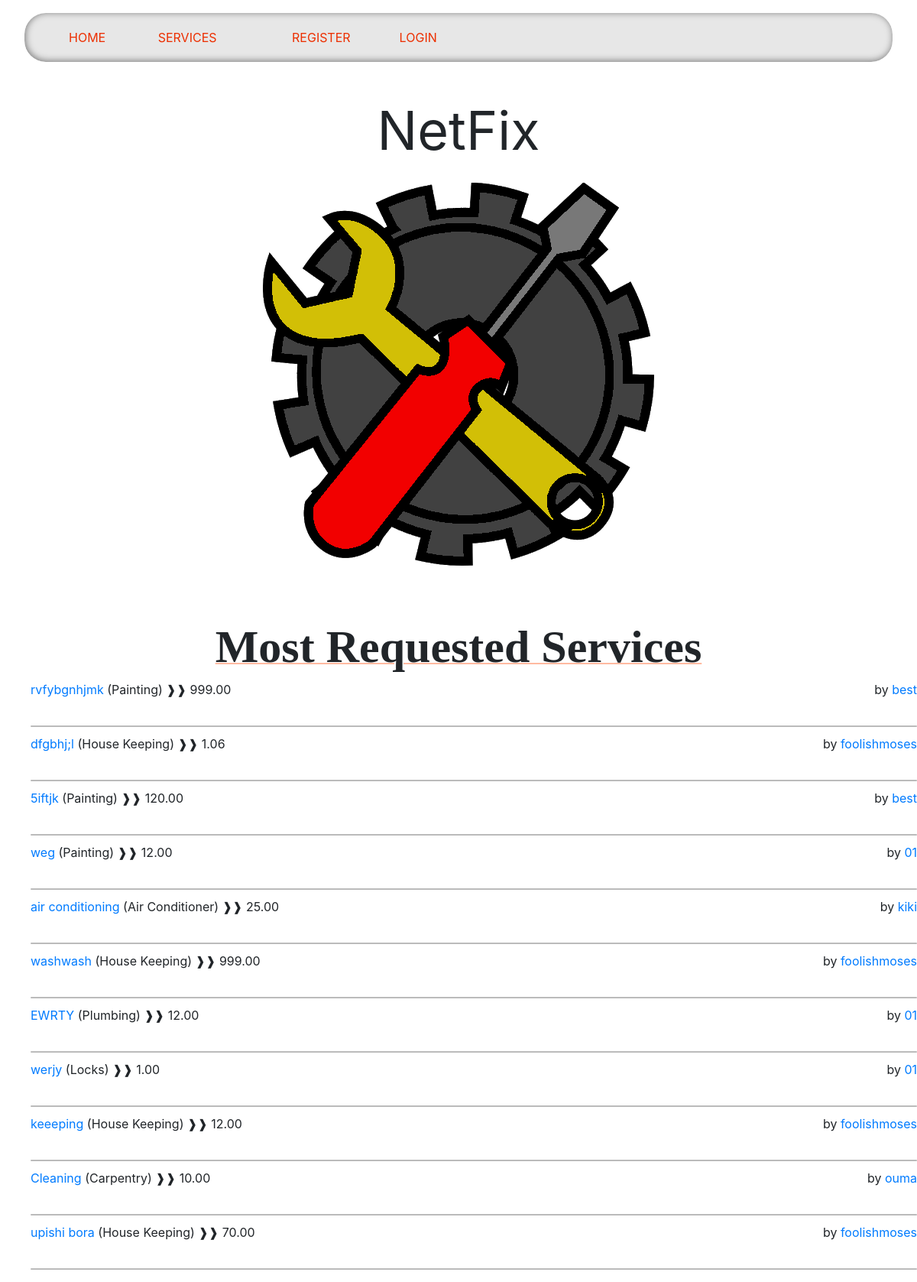
The page / on the database its author committed.
### services/models.py (models this page shows, shortened)
class RequestService(models.Model):
    service = models.ForeignKey(Service, on_delete=models.CASCADE)
    user = models.ForeignKey(Customer, on_delete=models.CASCADE)
    address = models.CharField(max_length=100)
    hours = models.IntegerField(
        validators=[MinValueValidator(0)]
    )
    date = models.DateTimeField(auto_now=True, null=False)

class Service(models.Model):
    company = models.ForeignKey(Company, on_delete=models.CASCADE)
    name = models.CharField(max_length=40)
    description = models.TextField()
    price_hour = models.DecimalField(decimal_places=2, max_digits=100)
    rating = models.IntegerField(validators=[MinValueValidator(
        0), MaxValueValidator(5)], default=0)
    choices = (
        ('Air Conditioner', 'Air Conditioner'),
        ('Carpentry', 'Carpentry'),
        ('Electricity', 'Electricity'),
        ('Gardening', 'Gardening'),
        ('Home Machines', 'Home Machines'),
        ('House Keeping', 'House Keeping'),
        ('Interior Design', 'Interior Design'),
        ('Locks', 'Locks'),
        ('Painting', 'Painting'),
        ('Plumbing', 'Plumbing'),
        ('Water Heaters', 'Water Heaters'),
    )
    field = models.CharField(max_length=30, blank=False,
                             null=False, choices=choices)
    date = models.DateTimeField(auto_now=True, null=False)

### users/models.py (models this page shows, shortened)
class Company(models.Model):
    user = models.OneToOneField(
        User, on_delete=models.CASCADE, primary_key=True)
    field = models.CharField(max_length=70, choices=(('Air Conditioner', 'Air Conditioner'),
                                                     ('All in One', 'All in One'),
                                                     ('Carpentry', 'Carpentry'),
                                                     ('Electricity',
                                                      'Electricity'),
                                                     ('Gardening', 'Gardening'),
                                                     ('Home Machines',
                                                      'Home Machines'),
                                                     ('House Keeping',
                                                      'House Keeping'),
                                                     ('Interior Design',
                                                      'Interior Design'),
                                                     ('Locks', 'Locks'),
                                                     ('Painting', 'Painting'),
                                                     ('Plumbing', 'Plumbing'),
                                                     ('Water Heaters', 'Water Heaters')), blank=False, null=False)
    rating = models.IntegerField(
        validators=[MaxValueValidator(5), MinValueValidator(0)], default=0)

class User(AbstractUser):
    is_company = models.BooleanField(default=False)
    is_customer = models.BooleanField(default=False)
    email = models.EmailField(unique=True)
    USERNAME_FIELD = 'email'
    REQUIRED_FIELDS = ['username']
    def __str__(self):
        return self.username

### main/views.py (the view)
# urls.py: path('', v.home, name='home'),
def home(request):
    service_counts = (
    RequestService.objects
    .values("service_id")
    .annotate(request_count=Count("id"))
    .order_by("-request_count")
)
    latest_service = (
    RequestService.objects
    .filter(service_id=OuterRef("service_id"))
    .order_by("-date")  # Get latest entry for each service_id
    .values("id")[:1]
)
    services = (
    RequestService.objects
    .filter(id__in=Subquery(latest_service))
    .annotate(request_count=Subquery(
        service_counts.filter(service_id=OuterRef("service_id")).values("request_count")[:1]
    ))
    .order_by("-request_count")
    .select_related("service")  # Fetch related service details
)
    for service in services:
        service.price = service.service.price_hour * service.hours
    return render(request, "main/home.html", {'services':services})

### main/templates/main/home.html (shortened to what this page needs)
{% extends 'main/base.html' %}
{% block content %}
<div style="margin-top: 50px">
  <p class="site_title">NetFix</p>
  <img class="home_logo" src="static/css/logo.png" alt="logo" />
</div>
<div>
  <h1 class="title">Most Requested Services</h1>
  <ul class="service_list">
    {% for service in services %}
    <div>
      <a href="/services/{{service.service.id}}">{{service.service.name}}</a>
      ({{service.service.field}})
      <p style="margin: 0; display: inline-block">❱❱ {{service.service.price_hour}}</p>
      <p style="float: right; margin: 0">
        by
        <a href="/company/{{service.service.company.user}}"
          >{{service.service.company.user}}</a
        >
      </p>
    </div>
    <div class="line"></div>
    {% endfor %}
  </ul>
</div>
{% endblock %}

### static/css/style.css (style rules this page uses)
body { background: #292929; font-family: 'Lexend Exa', sans-serif; padding: 0; margin: 0; }
a { color: #ee5e4b; text-decoration: none; }
.title { text-align: center; font-family: 'Times New Roman', Times, serif; font-size: 60px; font-weight: bold; text-decoration: 2px underline; text-decoration-color: rgba(255, 68, 0, 0.37); }
.home_logo { display: block; margin: 0 auto; margin-bottom: 70px; }
.site_title { text-align: center; font-size: 70px; }
.line { width: 100%; margin: 0 auto; height: 2px; background-color: #00000044; border-radius: 20px; margin-bottom: 10px; margin-top: 35px; }

### rows shown on the page
RequestService: service.name "rvfybgnhjmk", service.field "Painting", service.price_hour "999.00", service.company.user "best"
RequestService: service.name "dfgbhj;l", service.field "House Keeping", service.price_hour "1.06", service.company.user "foolishmoses"
RequestService: service.name "5iftjk", service.field "Painting", service.price_hour "120.00", service.company.user "best"
RequestService: service.name "weg", service.field "Painting", service.price_hour "12.00", service.company.user "01"
RequestService: service.name "air conditioning", service.field "Air Conditioner", service.price_hour "25.00", service.company.user "kiki"
RequestService: service.name "washwash", service.field "House Keeping", service.price_hour "999.00", service.company.user "foolishmoses"
RequestService: service.name "EWRTY", service.field "Plumbing", service.price_hour "12.00", service.company.user "01"
RequestService: service.name "werjy", service.field "Locks", service.price_hour "1.00", service.company.user "01"
RequestService: service.name "keeeping", service.field "House Keeping", service.price_hour "12.00", service.company.user "foolishmoses"
RequestService: service.name "Cleaning", service.field "Carpentry", service.price_hour "10.00", service.company.user "ouma"
RequestService: service.name "upishi bora", service.field "House Keeping", service.price_hour "70.00", service.company.user "foolishmoses"
